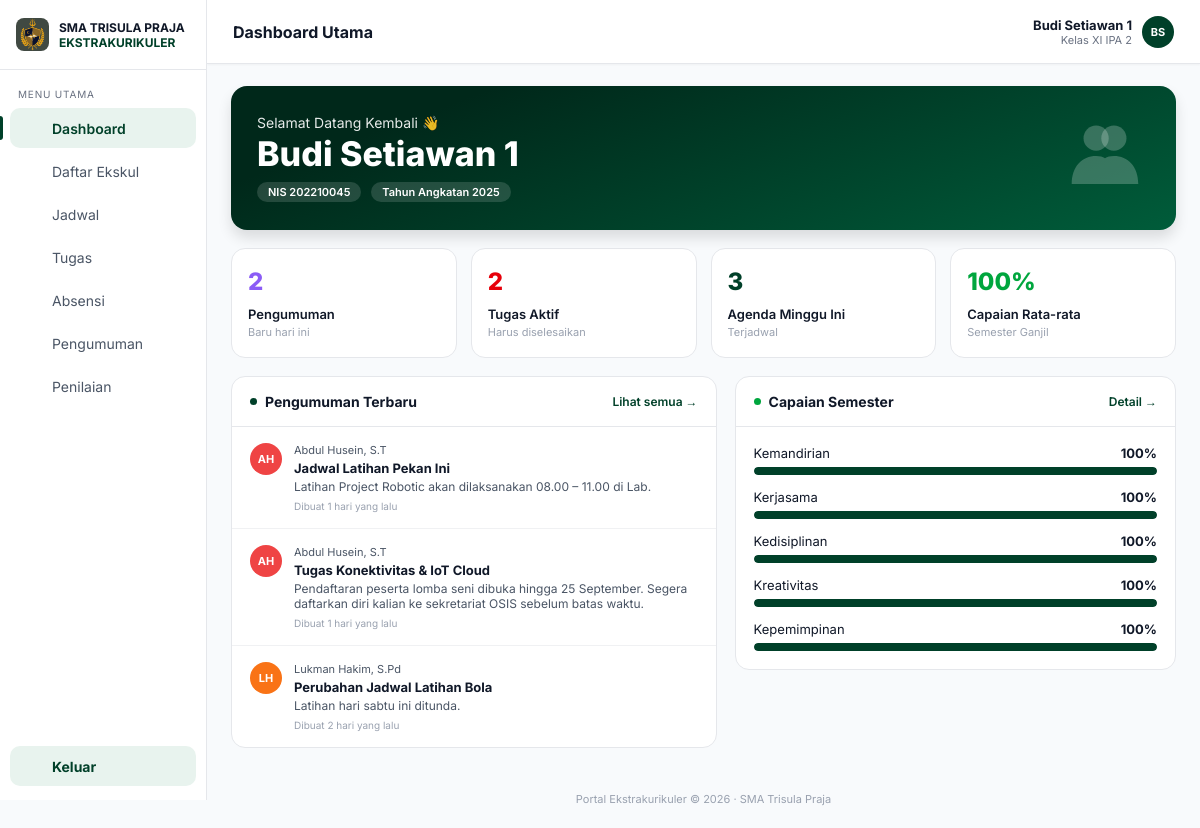
Screenshot of /portal-trisula/dashboard_siswa.php (signed in) with the database file from the repository.
### tables this page shows
CREATE TABLE `users` (
  `id` int UNSIGNED NOT NULL,
  `username` varchar(50) NOT NULL,
  `password` varchar(255) NOT NULL,
  `nama` varchar(100) NOT NULL,
  `role` enum('siswa','pembimbing') NOT NULL DEFAULT 'siswa',
  `nis` varchar(20) DEFAULT NULL,
  `angkatan` year DEFAULT NULL,
  `kelas` varchar(30) DEFAULT NULL,
  `created_at` timestamp NULL DEFAULT CURRENT_TIMESTAMP
);

CREATE TABLE `info_pengumuman` (
  `id` int UNSIGNED NOT NULL,
  `ekskul_id` int UNSIGNED NOT NULL,
  `penulis` varchar(100) NOT NULL DEFAULT '',
  `judul` varchar(150) NOT NULL,
  `isi` text NOT NULL,
  `created_at` datetime NOT NULL DEFAULT CURRENT_TIMESTAMP
);

CREATE TABLE `ekskul_nilai` (
  `id` int UNSIGNED NOT NULL,
  `siswa_id` int UNSIGNED NOT NULL,
  `aspek` varchar(50) NOT NULL,
  `nilai` tinyint UNSIGNED NOT NULL,
  `catatan` varchar(255) NOT NULL DEFAULT '',
  `semester` varchar(30) NOT NULL,
  `urutan` tinyint UNSIGNED NOT NULL DEFAULT '0',
  `created_at` datetime NOT NULL DEFAULT CURRENT_TIMESTAMP
);

### portal-trisula/includes/auth.php (called while the page is built, shortened)
<?php
function e(?string $v): string
{
    return htmlspecialchars($v ?? '', ENT_QUOTES, 'UTF-8');
}

### portal-trisula/dashboard_siswa.php (the view, shortened to what this page needs)
<?php
require __DIR__ . '/includes/auth.php';
require __DIR__ . '/includes/siswa_layout.php';
$session = require_role('siswa');
$pdo     = db();
$st = $pdo->prepare('SELECT nama, nis, angkatan, kelas FROM users WHERE id = ?');
$st->execute([$session['id']]);
$user = $st->fetch() ?: $session;
$st = $pdo->prepare("SELECT COUNT(*) FROM info_pengumuman a
                     JOIN pendaftaran p ON p.ekskul_id = a.ekskul_id AND p.siswa_id = ? AND p.status = 'disetujui'
                     WHERE a.created_at >= NOW() - INTERVAL 2 DAY");
$st->execute([$session['id']]);
$jmlPengumuman = (int) $st->fetchColumn();
$st = $pdo->prepare("SELECT COUNT(*) FROM tugas WHERE siswa_id = ? AND status = 'aktif'");
$st->execute([$session['id']]);
$jmlTugas = (int) $st->fetchColumn();
$jmlAgenda = (int) $pdo->query('SELECT COUNT(*) FROM jadwal')->fetchColumn();
$st = $pdo->prepare('SELECT aspek, nilai FROM ekskul_nilai
                     WHERE siswa_id = ? AND semester = (SELECT semester FROM ekskul_nilai WHERE siswa_id = ? ORDER BY id DESC LIMIT 1)
                     ORDER BY urutan, id');
$st->execute([$session['id'], $session['id']]);
$capaian = $st->fetchAll();
$rata    = $capaian ? (int) round(array_sum(array_column($capaian, 'nilai')) / count($capaian)) : 0;
$st = $pdo->prepare("SELECT COALESCE(NULLIF(a.penulis, ''), e.pembimbing, 'Pembimbing') AS penulis, a.judul, a.isi, a.created_at
                     FROM info_pengumuman a
                     JOIN ekskul e ON e.id = a.ekskul_id
                     JOIN pendaftaran p ON p.ekskul_id = a.ekskul_id AND p.siswa_id = ? AND p.status = 'disetujui'
                     ORDER BY a.created_at DESC, a.id DESC LIMIT 3");
$st->execute([$session['id']]);
$pengumuman = $st->fetchAll();
$kartu = [
    ['angka' => $jmlPengumuman, 'judul' => 'Pengumuman',       'ket' => 'Baru hari ini',      'warna' => '#8b5cf6'],
    ['angka' => $jmlTugas,      'judul' => 'Tugas Aktif',      'ket' => 'Harus diselesaikan', 'warna' => '#e7000b'],
    ['angka' => $jmlAgenda,     'judul' => 'Agenda Minggu Ini','ket' => 'Terjadwal',          'warna' => '#004029'],
    ['angka' => $rata . '%',    'judul' => 'Capaian Rata-rata','ket' => 'Semester Ganjil',    'warna' => '#00a63e'],
];
siswa_header('Dashboard Utama', 'dashboard', $user);
?>
<section class="banner">
    <div>
        <p>Selamat Datang Kembali 👋</p>
        <h2><?= e($user['nama']) ?></h2>
        <span class="pill">NIS <?= e($user['nis']) ?></span>
        <span class="pill">Tahun Angkatan <?= e((string) $user['angkatan']) ?></span>
    </div>
    <svg class="banner-ico" viewBox="0 0 100 100" aria-hidden="true"><circle cx="38" cy="30" r="17"/><circle cx="62" cy="30" r="17"/><path d="M5 92c0-24 14-38 33-38 5 0 9 1 12 3 3-2 7-3 12-3 19 0 33 14 33 38z"/></svg>
</section>
<section class="stats">
    <?php foreach ($kartu as $k): ?>
        <article class="stat">
            <strong style="color:<?= e($k['warna']) ?>"><?= e((string) $k['angka']) ?></strong>
            <b><?= e($k['judul']) ?></b>
            <small><?= e($k['ket']) ?></small>
        </article>
    <?php endforeach; ?>
</section>
<section class="grid2">
    <article class="panel">
        <header class="panel-head">
            <h3><i class="dot" style="background:#004029"></i> Pengumuman Terbaru</h3>
            <a href="pengumuman.php">Lihat semua →</a>
        </header>
        <?php foreach ($pengumuman as $p): ?>
            <div class="news">
                <span class="avatar" style="background:<?= e(avatar_color($p['penulis'])) ?>"><?= e(initials($p['penulis'])) ?></span>
                <div>
                    <small><?= e($p['penulis']) ?></small>
                    <h4><?= e($p['judul']) ?></h4>
                    <p><?= e($p['isi']) ?></p>
                    <small class="muted">Dibuat <?= e(time_ago($p['created_at'])) ?></small>
                </div>
            </div>
        <?php endforeach; ?>
    </article>
    <article class="panel panel--short">
        <header class="panel-head">
            <h3><i class="dot" style="background:#00a63e"></i> Capaian Semester</h3>
            <a href="penilaian.php">Detail →</a>
        </header>
        <div class="bars">
            <?php foreach ($capaian as $c): ?>
                <div class="bar">
                    <div><span><?= e($c['aspek']) ?></span><b><?= (int) $c['nilai'] ?>%</b></div>
                    <div class="track"><i style="width:<?= (int) $c['nilai'] ?>%"></i></div>
                </div>
            <?php endforeach; ?>
        </div>
    </article>
</section>
<?php siswa_footer();

### portal-trisula/includes/siswa_layout.php (shortened to what this page needs)
<?php
function icon(string $name): string
{
    $p = [
        'dashboard'  => '<rect x="3" y="3" width="7" height="7" rx="1"/><rect x="14" y="3" width="7" height="7" rx="1"/><rect x="3" y="14" width="7" height="7" rx="1"/><rect x="14" y="14" width="7" height="7" rx="1"/>',
        'ekskul'     => '<path d="M8 6h13M8 12h13M8 18h13"/><circle cx="4" cy="6" r="1"/><circle cx="4" cy="12" r="1"/><circle cx="4" cy="18" r="1"/>',
        'jadwal'     => '<rect x="3" y="5" width="18" height="16" rx="2"/><path d="M3 10h18M8 3v4M16 3v4"/>',
        'tugas'      => '<rect x="5" y="4" width="14" height="17" rx="2"/><path d="M9 4h6v3H9zM9 12h6M9 16h6"/>',
        'absensi'    => '<circle cx="12" cy="8" r="4"/><path d="M4 21a8 8 0 0 1 16 0"/>',
        'pengumuman' => '<rect x="3" y="7" width="18" height="12" rx="2"/><path d="M9 7V5h6v2"/>',
        'penilaian'  => '<path d="M6 20V10M12 20V4M18 20v-7"/>',
        'keluar'     => '<path d="M9 21H5a2 2 0 0 1-2-2V5a2 2 0 0 1 2-2h4M16 17l5-5-5-5M21 12H9"/>',
    ];
    return '<svg viewBox="0 0 24 24" width="20" height="20" fill="none" stroke="currentColor" stroke-width="1.8" stroke-linecap="round" stroke-linejoin="round" aria-hidden="true">' . ($p[$name] ?? '') . '</svg>';
}
function initials(string $nama): string
{
    $nama  = trim(explode(',', $nama)[0]);
    $parts = preg_split('/\s+/', $nama) ?: [];
    $out   = '';
    foreach (array_slice($parts, 0, 2) as $w) {
        $out .= mb_strtoupper(mb_substr($w, 0, 1));
    }
    return $out;
}
function avatar_color(string $nama): string
{
    $palette = ['#f97316', '#06b6d4', '#8b5cf6', '#ef4444', '#16a34a'];
    return $palette[crc32($nama) % count($palette)];
}
function time_ago(string $datetime): string
{
    $diff = max(0, time() - strtotime($datetime));
    return intdiv($diff, 86400) . ' hari yang lalu';
}
function siswa_header(string $title, string $active, array $user): void
{
    $menu = [
        'dashboard'  => ['Dashboard',    'dashboard_siswa.php'],
        'ekskul'     => ['Daftar Ekskul', 'daftar_ekskul.php'],
        'jadwal'     => ['Jadwal',       'jadwal.php'],
        'tugas'      => ['Tugas',        'tugas.php'],
        'absensi'    => ['Absensi',      'absensi.php'],
        'pengumuman' => ['Pengumuman',   'pengumuman.php'],
        'penilaian'  => ['Penilaian',    'penilaian.php'],
    ];
    ?>
<!DOCTYPE html>
<html lang="id">
<head>
    <link rel="stylesheet" href="assets/css/dashboard.css">
</head>
<body class="app">
<aside class="sidebar">
    <div class="brand">
        <img src="assets/img/logo.png" alt="" onerror="this.style.visibility='hidden'">
        <div><b>SMA TRISULA PRAJA</b><span>EKSTRAKURIKULER</span></div>
    </div>
    <p class="menu-label">MENU UTAMA</p>
    <nav>
        <?php foreach ($menu as $key => [$label, $href]): ?>
            <a href="<?= e($href) ?>" class="<?= $key === $active ? 'active' : '' ?>">
                <?= icon($key) ?> <span><?= e($label) ?></span>
            </a>
        <?php endforeach; ?>
    </nav>
    <a href="logout.php" class="logout"><?= icon('keluar') ?> <span>Keluar</span></a>
</aside>
<div class="content">
    <header class="top">
        <h1><?= e($title) ?></h1>
        <a href="profil.php" class="who" style="text-decoration:none;color:inherit">
            <span class="avatar" style="background:#004029"><?= e(initials($user['nama'])) ?></span>
            <div><b><?= e($user['nama']) ?></b><small><?= e($user['kelas'] ?? '') ?></small></div>
        </a>
    </header>
    <main class="page">
<?php
}
function siswa_footer(): void
{
    ?>
    </main>
    <footer class="foot">Portal Ekstrakurikuler © <?= date('Y') ?> · SMA Trisula Praja</footer>
</div>
</body>
</html>
<?php
}

### rows the page displays
users: nama "BS", nama "Budi Setiawan 1", kelas "Kelas XI IPA 2", nis "202210045", angkatan "2025"
info_pengumuman: penulis "AH", penulis "Abdul Husein, S.T", judul "Jadwal Latihan Pekan Ini", isi "Latihan Project Robotic akan dilaksanakan 08.00 – 11.00 di Lab.", created_at "1 hari yang lalu"
info_pengumuman: penulis "AH", penulis "Abdul Husein, S.T", judul "Tugas Konektivitas & IoT Cloud", isi "Pendaftaran peserta lomba seni dibuka hingga 25 September. Segera daftarkan diri kalian ke sekretariat OSIS sebelum batas waktu.", created_at "1 hari yang lalu"
info_pengumuman: penulis "LH", penulis "Lukman Hakim, S.Pd", judul "Perubahan Jadwal Latihan Bola", isi "Latihan hari sabtu ini ditunda.", created_at "2 hari yang lalu"
ekskul_nilai: aspek "Kemandirian", nilai "100"
ekskul_nilai: aspek "Kerjasama", nilai "100"
ekskul_nilai: aspek "Kedisiplinan", nilai "100"
ekskul_nilai: aspek "Kreativitas", nilai "100"
ekskul_nilai: aspek "Kepemimpinan", nilai "100"

### other values shown
$label "Dashboard"
$label "Daftar Ekskul"
$label "Jadwal"
$label "Tugas"
$label "Absensi"
$label "Pengumuman"
$label "Penilaian"
$title "Dashboard Utama"
$k['angka'] "2"
$k['judul'] "Pengumuman"
$k['ket'] "Baru hari ini"
$k['judul'] "Tugas Aktif"
$k['ket'] "Harus diselesaikan"
$k['angka'] "3"
$k['judul'] "Agenda Minggu Ini"
